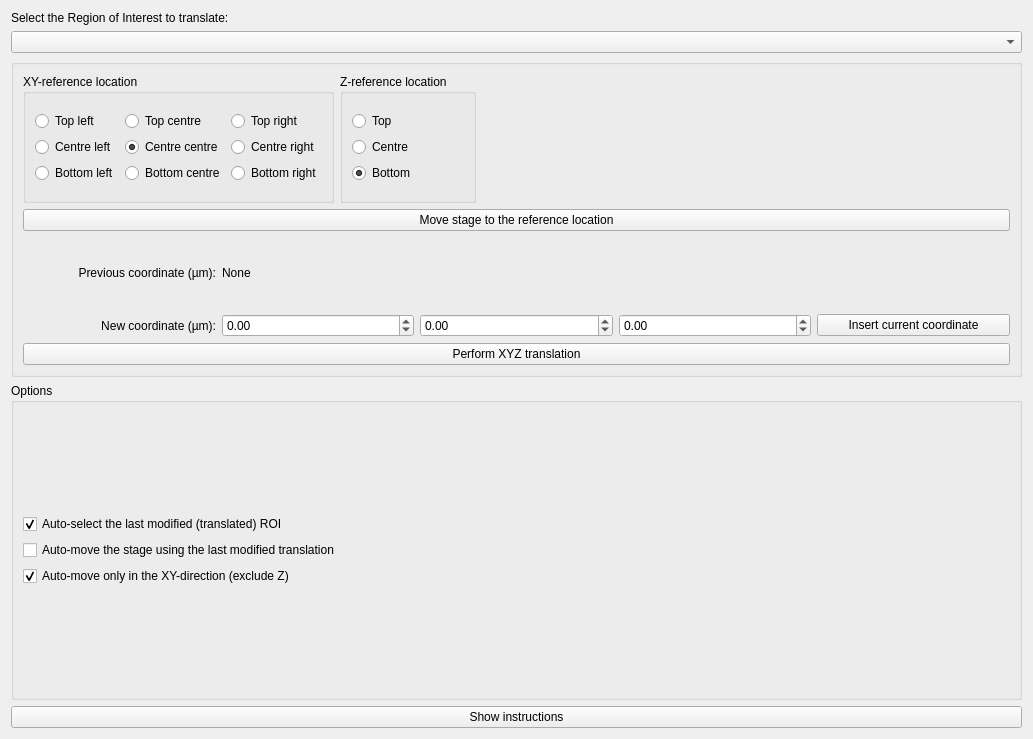
<?xml version="1.0" encoding="UTF-8"?>
<ui version="4.0">
 <class>translator_xyz</class>
 <widget class="QWidget" name="translator_xyz">
  <property name="geometry">
   <rect>
    <x>0</x>
    <y>0</y>
    <width>1033</width>
    <height>739</height>
   </rect>
  </property>
  <property name="windowTitle">
   <string>Form</string>
  </property>
  <layout class="QVBoxLayout" name="verticalLayout_2">
   <item>
    <layout class="QVBoxLayout" name="main_layout">
     <item>
      <widget class="QLabel" name="label">
       <property name="sizePolicy">
        <sizepolicy hsizetype="Fixed" vsizetype="Fixed">
         <horstretch>0</horstretch>
         <verstretch>0</verstretch>
        </sizepolicy>
       </property>
       <property name="text">
        <string>Select the Region of Interest to translate:</string>
       </property>
      </widget>
     </item>
     <item>
      <widget class="QComboBox" name="combo_meaCoor"/>
     </item>
     <item>
      <widget class="QGroupBox" name="groupBox">
       <property name="title">
        <string/>
       </property>
       <layout class="QVBoxLayout" name="verticalLayout_5">
        <item>
         <layout class="QVBoxLayout" name="verticalLayout_4">
          <item>
           <layout class="QHBoxLayout" name="horizontalLayout">
            <item>
             <widget class="QGroupBox" name="groupBox_4">
              <property name="sizePolicy">
               <sizepolicy hsizetype="Minimum" vsizetype="Preferred">
                <horstretch>0</horstretch>
                <verstretch>0</verstretch>
               </sizepolicy>
              </property>
              <property name="title">
               <string>XY-reference location</string>
              </property>
              <layout class="QVBoxLayout" name="verticalLayout_6">
               <item>
                <layout class="QGridLayout" name="gridLayout_2">
                 <item row="1" column="2">
                  <widget class="QRadioButton" name="btn_xy_centreright">
                   <property name="text">
                    <string>Centre right</string>
                   </property>
                  </widget>
                 </item>
                 <item row="1" column="1">
                  <widget class="QRadioButton" name="btn_xy_centrecentre">
                   <property name="text">
                    <string>Centre centre</string>
                   </property>
                   <property name="checked">
                    <bool>true</bool>
                   </property>
                  </widget>
                 </item>
                 <item row="0" column="2">
                  <widget class="QRadioButton" name="btn_xy_topright">
                   <property name="text">
                    <string>Top right</string>
                   </property>
                  </widget>
                 </item>
                 <item row="2" column="2">
                  <widget class="QRadioButton" name="btn_xy_bottomright">
                   <property name="text">
                    <string>Bottom right</string>
                   </property>
                  </widget>
                 </item>
                 <item row="1" column="0">
                  <widget class="QRadioButton" name="btn_xy_centreleft">
                   <property name="text">
                    <string>Centre left</string>
                   </property>
                  </widget>
                 </item>
                 <item row="0" column="0">
                  <widget class="QRadioButton" name="btn_xy_topleft">
                   <property name="text">
                    <string>Top left</string>
                   </property>
                  </widget>
                 </item>
                 <item row="2" column="0">
                  <widget class="QRadioButton" name="btn_xy_bottomleft">
                   <property name="text">
                    <string>Bottom left</string>
                   </property>
                  </widget>
                 </item>
                 <item row="2" column="1">
                  <widget class="QRadioButton" name="btn_xy_bottomcentre">
                   <property name="text">
                    <string>Bottom centre</string>
                   </property>
                  </widget>
                 </item>
                 <item row="0" column="1">
                  <widget class="QRadioButton" name="btn_xy_topcentre">
                   <property name="text">
                    <string>Top centre</string>
                   </property>
                  </widget>
                 </item>
                </layout>
               </item>
              </layout>
             </widget>
            </item>
            <item>
             <widget class="QGroupBox" name="groupBox_3">
              <property name="sizePolicy">
               <sizepolicy hsizetype="Minimum" vsizetype="Preferred">
                <horstretch>0</horstretch>
                <verstretch>0</verstretch>
               </sizepolicy>
              </property>
              <property name="title">
               <string>Z-reference location</string>
              </property>
              <layout class="QVBoxLayout" name="verticalLayout_7">
               <item>
                <layout class="QGridLayout" name="gridLayout_3">
                 <item row="2" column="0">
                  <widget class="QRadioButton" name="btn_z_bottom">
                   <property name="text">
                    <string>Bottom</string>
                   </property>
                   <property name="checked">
                    <bool>true</bool>
                   </property>
                  </widget>
                 </item>
                 <item row="1" column="0">
                  <widget class="QRadioButton" name="btn_z_centre">
                   <property name="text">
                    <string>Centre</string>
                   </property>
                  </widget>
                 </item>
                 <item row="0" column="0">
                  <widget class="QRadioButton" name="btn_z_top">
                   <property name="text">
                    <string>Top</string>
                   </property>
                  </widget>
                 </item>
                </layout>
               </item>
              </layout>
             </widget>
            </item>
            <item>
             <spacer name="horizontalSpacer">
              <property name="orientation">
               <enum>Qt::Orientation::Horizontal</enum>
              </property>
              <property name="sizeHint" stdset="0">
               <size>
                <width>40</width>
                <height>20</height>
               </size>
              </property>
             </spacer>
            </item>
           </layout>
          </item>
          <item>
           <widget class="QPushButton" name="btn_goto_refLoc">
            <property name="text">
             <string>Move stage to the reference location</string>
            </property>
           </widget>
          </item>
          <item>
           <layout class="QGridLayout" name="gridLayout">
            <item row="0" column="0">
             <widget class="QLabel" name="label_2">
              <property name="sizePolicy">
               <sizepolicy hsizetype="Minimum" vsizetype="Preferred">
                <horstretch>0</horstretch>
                <verstretch>0</verstretch>
               </sizepolicy>
              </property>
              <property name="text">
               <string>Previous coordinate (µm):</string>
              </property>
              <property name="alignment">
               <set>Qt::AlignmentFlag::AlignRight|Qt::AlignmentFlag::AlignTrailing|Qt::AlignmentFlag::AlignVCenter</set>
              </property>
             </widget>
            </item>
            <item row="2" column="0" colspan="5">
             <widget class="QPushButton" name="btn_commit">
              <property name="text">
               <string>Perform XYZ translation</string>
              </property>
             </widget>
            </item>
            <item row="1" column="2">
             <widget class="QDoubleSpinBox" name="spin_coorYUm">
              <property name="minimum">
               <double>-1000000.000000000000000</double>
              </property>
              <property name="maximum">
               <double>1000000.000000000000000</double>
              </property>
             </widget>
            </item>
            <item row="1" column="4">
             <widget class="QPushButton" name="btn_storeCoor">
              <property name="text">
               <string>Insert current coordinate</string>
              </property>
             </widget>
            </item>
            <item row="0" column="1">
             <widget class="QLabel" name="lbl_prevCoor">
              <property name="text">
               <string>None</string>
              </property>
             </widget>
            </item>
            <item row="1" column="0">
             <widget class="QLabel" name="label_3">
              <property name="sizePolicy">
               <sizepolicy hsizetype="Minimum" vsizetype="Preferred">
                <horstretch>0</horstretch>
                <verstretch>0</verstretch>
               </sizepolicy>
              </property>
              <property name="text">
               <string>New coordinate (µm):</string>
              </property>
              <property name="alignment">
               <set>Qt::AlignmentFlag::AlignRight|Qt::AlignmentFlag::AlignTrailing|Qt::AlignmentFlag::AlignVCenter</set>
              </property>
             </widget>
            </item>
            <item row="1" column="1">
             <widget class="QDoubleSpinBox" name="spin_coorXUm">
              <property name="minimum">
               <double>-1000000.000000000000000</double>
              </property>
              <property name="maximum">
               <double>1000000.000000000000000</double>
              </property>
             </widget>
            </item>
            <item row="1" column="3">
             <widget class="QDoubleSpinBox" name="spin_coorZUm">
              <property name="minimum">
               <double>-1000000.000000000000000</double>
              </property>
              <property name="maximum">
               <double>1000000.000000000000000</double>
              </property>
             </widget>
            </item>
           </layout>
          </item>
         </layout>
        </item>
       </layout>
      </widget>
     </item>
     <item>
      <widget class="QGroupBox" name="groupBox_2">
       <property name="title">
        <string>Options</string>
       </property>
       <layout class="QVBoxLayout" name="verticalLayout_3">
        <item>
         <layout class="QVBoxLayout" name="verticalLayout">
          <item>
           <widget class="QCheckBox" name="chk_autoSelect">
            <property name="text">
             <string>Auto-select the last modified (translated) ROI</string>
            </property>
            <property name="checked">
             <bool>true</bool>
            </property>
           </widget>
          </item>
          <item>
           <widget class="QCheckBox" name="chk_autoMove">
            <property name="text">
             <string>Auto-move the stage using the last modified translation</string>
            </property>
            <property name="checked">
             <bool>false</bool>
            </property>
           </widget>
          </item>
          <item>
           <widget class="QCheckBox" name="chk_automove_xyonly">
            <property name="text">
             <string>Auto-move only in the XY-direction (exclude Z)</string>
            </property>
            <property name="checked">
             <bool>true</bool>
            </property>
           </widget>
          </item>
         </layout>
        </item>
       </layout>
      </widget>
     </item>
     <item>
      <widget class="QPushButton" name="btn_instructions">
       <property name="text">
        <string>Show instructions</string>
       </property>
      </widget>
     </item>
    </layout>
   </item>
  </layout>
 </widget>
 <tabstops>
  <tabstop>combo_meaCoor</tabstop>
  <tabstop>btn_xy_topleft</tabstop>
  <tabstop>btn_xy_topcentre</tabstop>
  <tabstop>btn_xy_topright</tabstop>
  <tabstop>btn_xy_centreleft</tabstop>
  <tabstop>btn_xy_centrecentre</tabstop>
  <tabstop>btn_xy_centreright</tabstop>
  <tabstop>btn_xy_bottomleft</tabstop>
  <tabstop>btn_xy_bottomcentre</tabstop>
  <tabstop>btn_xy_bottomright</tabstop>
  <tabstop>btn_z_top</tabstop>
  <tabstop>btn_z_centre</tabstop>
  <tabstop>btn_z_bottom</tabstop>
  <tabstop>btn_goto_refLoc</tabstop>
  <tabstop>spin_coorXUm</tabstop>
  <tabstop>spin_coorYUm</tabstop>
  <tabstop>spin_coorZUm</tabstop>
  <tabstop>btn_storeCoor</tabstop>
  <tabstop>btn_commit</tabstop>
  <tabstop>chk_autoSelect</tabstop>
  <tabstop>chk_autoMove</tabstop>
  <tabstop>btn_instructions</tabstop>
 </tabstops>
 <resources/>
 <connections/>
</ui>
